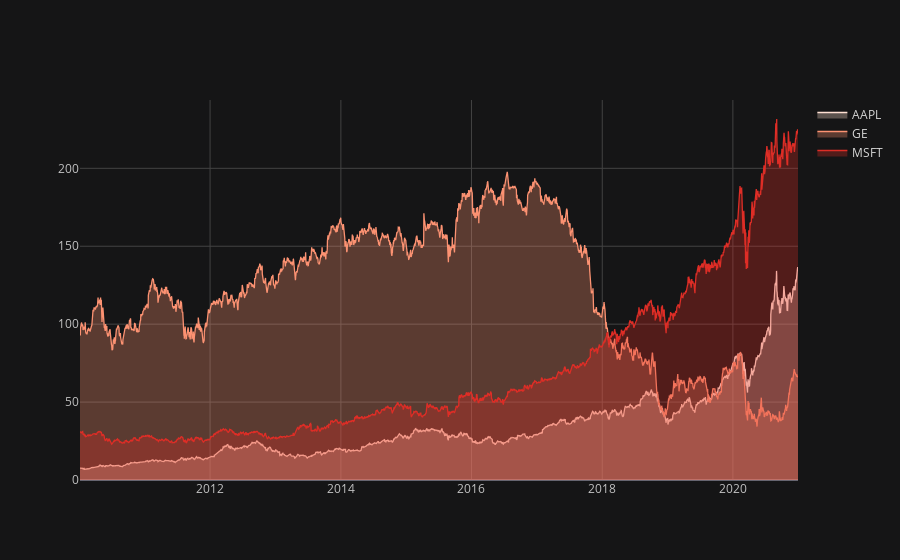

The code cell stored with this chart in its notebook:
### Code cell
df.Close.iplot(fill = True, colorscale="reds", theme="solar")

### Figure 1 — Plotly figure (JSON) as saved in the notebook; plotly's stock layout.template omitted (floating-point values rounded to 4 significant figures; data arrays with more than 128 entries replaced by an {"elided": "..."} marker saying what was removed)
{"data": [{"fill": "tozeroy", "fillcolor": "rgba(254, 224, 210, 0.3)", "line": {"color": "rgba(254, 224, 210, 1.0)", "dash": "solid", "shape": "linear", "width": 1.3}, "mode": "lines", "name": "AAPL", "text": "", "type": "scatter", "x": {"elided": "2768 str values"}, "y": {"elided": "2768 float values"}}, {"fill": "tozeroy", "fillcolor": "rgba(252, 146, 114, 0.3)", "line": {"color": "rgba(252, 146, 114, 1.0)", "dash": "solid", "shape": "linear", "width": 1.3}, "mode": "lines", "name": "GE", "text": "", "type": "scatter", "x": {"elided": "2768 str values"}, "y": {"elided": "2768 float values"}}, {"fill": "tozeroy", "fillcolor": "rgba(222, 45, 38, 0.3)", "line": {"color": "rgba(222, 45, 38, 1.0)", "dash": "solid", "shape": "linear", "width": 1.3}, "mode": "lines", "name": "MSFT", "text": "", "type": "scatter", "x": {"elided": "2768 str values"}, "y": {"elided": "2768 float values"}}], "layout": {"legend": {"bgcolor": "#151516", "font": {"color": "#D9D9D9"}}, "paper_bgcolor": "#151516", "plot_bgcolor": "#151516", "title": {"font": {"color": "#D9D9D9"}}, "xaxis": {"gridcolor": "#434343", "showgrid": true, "tickfont": {"color": "#C2C2C2"}, "title": {"font": {"color": "#D9D9D9"}, "text": ""}, "zerolinecolor": "#666570"}, "yaxis": {"gridcolor": "#434343", "showgrid": true, "tickfont": {"color": "#C2C2C2"}, "title": {"font": {"color": "#D9D9D9"}, "text": ""}, "zerolinecolor": "#666570"}}}
